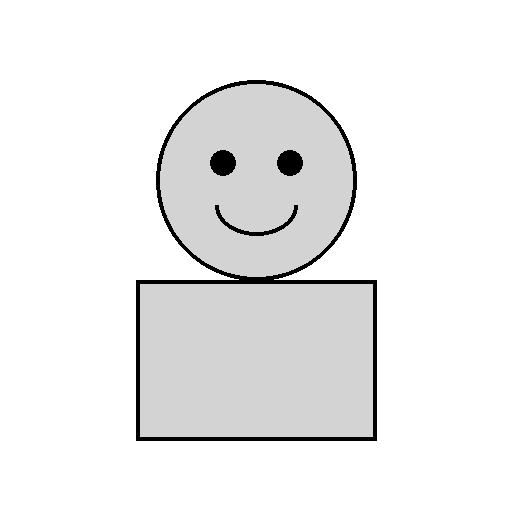
#> input picture mock_data/inputs/reference/reference_001.png, 512 x 512 px, found by its file name; the run also reads 1 picture not shown here
$ python face_identity_checker.py
#> lines starting #> are read from the running program, lines starting #| are printed output that depends on the picture
import cv2
import numpy as np


class FaceIdentityChecker:

    def __init__(self):
        cascade_path = cv2.data.haarcascades + "haarcascade_frontalface_default.xml"
        self.detector = cv2.CascadeClassifier(cascade_path)

    def detect_face(self, image_path):
        image = cv2.imread(image_path)
#> image is the input picture: shape (512, 512, 3); min 0, max 255, mean 237.5

        if image is None:
            raise FileNotFoundError(f"Image not found: {image_path}")

        gray = cv2.cvtColor(image, cv2.COLOR_BGR2GRAY)

        faces = self.detector.detectMultiScale(
            gray,
            scaleFactor=1.1,
            minNeighbors=5,
            minSize=(30, 30)
        )
#> faces = [[163, 93, 184, 184]]

        if len(faces) == 0:
            return None

        face = max(faces, key=lambda box: box[2] * box[3])
#> face = [163, 93, 184, 184]

        x, y, w, h = face
#> x = 163; y = 93; w = 184; h = 184

        return image[y:y+h, x:x+w]
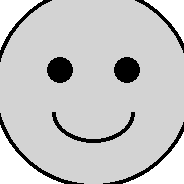
#> returned value: shape (184, 184, 3); min 0, max 255, mean 198.9

    def compare(self, reference_path, generated_path):

        reference_face = self.detect_face(reference_path)
        generated_face = self.detect_face(generated_path)
#> in detect_face (call 2), `faces = self.detector.detectMultiScale( gray, scaleFactor=1.1, minNeig..`: faces = [[162, 93, 185, 185]]
#> in detect_face (call 2), `face = max(faces, key=lambda box: box[2] * box[3])`: face = [162, 93, 185, 185]
#> in detect_face (call 2), `x, y, w, h = face`: x = 162; w = 185
#> in detect_face (call 2), `return image[y:y+h, x:x+w]`:
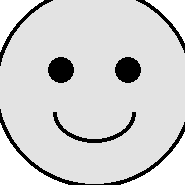
#> returned value: shape (185, 185, 3); min 0, max 255, mean 211.5

        if reference_face is None:
            return {
                "label": "REFERENCE_FACE_MISSING",
                "score": 0.0
            }

        if generated_face is None:
            return {
                "label": "GENERATED_FACE_MISSING",
                "score": 0.0
            }

        reference_face = cv2.resize(reference_face, (128, 128))
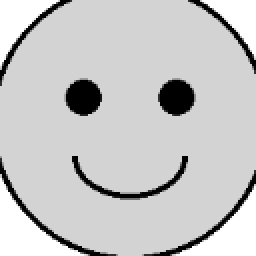
#> reference_face: shape (128, 128, 3) (shown 2 times larger); min 0, max 255, mean 198.9
        generated_face = cv2.resize(generated_face, (128, 128))
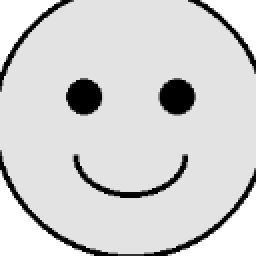
#> generated_face: shape (128, 128, 3) (shown 2 times larger); min 0, max 255, mean 211.4

        reference_gray = cv2.cvtColor(reference_face, cv2.COLOR_BGR2GRAY)
        generated_gray = cv2.cvtColor(generated_face, cv2.COLOR_BGR2GRAY)

        difference = np.mean(
            np.abs(
                reference_gray.astype(np.float32)
                - generated_gray.astype(np.float32)
            )
        )
#> difference = 17.16

        score = max(0.0, 1.0 - (difference / 255.0))
#> score = 0.933

        score = round(float(score), 4)

        if score >= 0.90:
            label = "SAME_IDENTITY"
        else:
            label = "DIFFERENT_IDENTITY"

        return {
            "label": label,
            "score": score
        }


if __name__ == "__main__":

    checker = FaceIdentityChecker()

    result = checker.compare(
        "mock_data/inputs/reference/reference_001.png",
        "mock_data/inputs/generated/generated_001_same_identity.png"
    )
#> result = {'label': 'SAME_IDENTITY', 'score': 0.933}

    print("Face identity result:")
    print(result)
#| {'label': 'SAME_IDENTITY', 'score': 0.9327}
